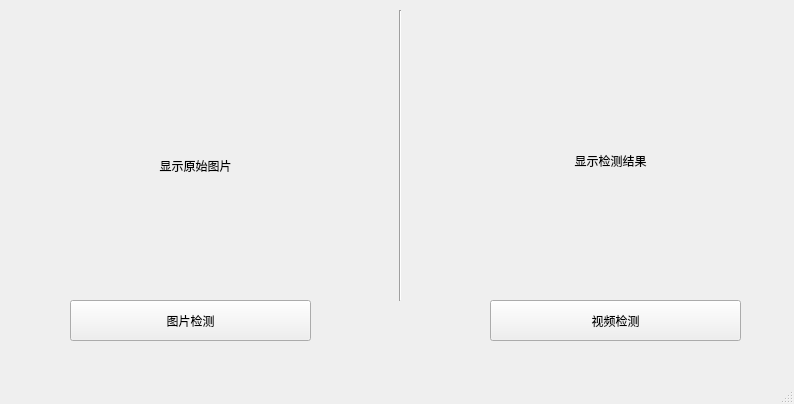
<?xml version="1.0" encoding="UTF-8"?>
<ui version="4.0">
 <class>MainWindow</class>
 <widget class="QMainWindow" name="MainWindow">
  <property name="geometry">
   <rect>
    <x>0</x>
    <y>0</y>
    <width>794</width>
    <height>404</height>
   </rect>
  </property>
  <property name="windowTitle">
   <string>MainWindow</string>
  </property>
  <widget class="QWidget" name="centralwidget">
   <widget class="QLabel" name="input">
    <property name="geometry">
     <rect>
      <x>40</x>
      <y>60</y>
      <width>311</width>
      <height>211</height>
     </rect>
    </property>
    <property name="text">
     <string>显示原始图片</string>
    </property>
    <property name="scaledContents">
     <bool>true</bool>
    </property>
    <property name="alignment">
     <set>Qt::AlignCenter</set>
    </property>
   </widget>
   <widget class="QLabel" name="output">
    <property name="geometry">
     <rect>
      <x>450</x>
      <y>60</y>
      <width>321</width>
      <height>201</height>
     </rect>
    </property>
    <property name="text">
     <string>显示检测结果</string>
    </property>
    <property name="scaledContents">
     <bool>true</bool>
    </property>
    <property name="alignment">
     <set>Qt::AlignCenter</set>
    </property>
   </widget>
   <widget class="Line" name="line">
    <property name="geometry">
     <rect>
      <x>390</x>
      <y>10</y>
      <width>20</width>
      <height>291</height>
     </rect>
    </property>
    <property name="orientation">
     <enum>Qt::Vertical</enum>
    </property>
   </widget>
   <widget class="QPushButton" name="det_image">
    <property name="geometry">
     <rect>
      <x>70</x>
      <y>300</y>
      <width>241</width>
      <height>41</height>
     </rect>
    </property>
    <property name="text">
     <string>图片检测</string>
    </property>
   </widget>
   <widget class="QPushButton" name="det_video">
    <property name="geometry">
     <rect>
      <x>490</x>
      <y>300</y>
      <width>251</width>
      <height>41</height>
     </rect>
    </property>
    <property name="text">
     <string>视频检测</string>
    </property>
   </widget>
  </widget>
  <widget class="QStatusBar" name="statusbar"/>
 </widget>
 <resources/>
 <connections/>
</ui>
